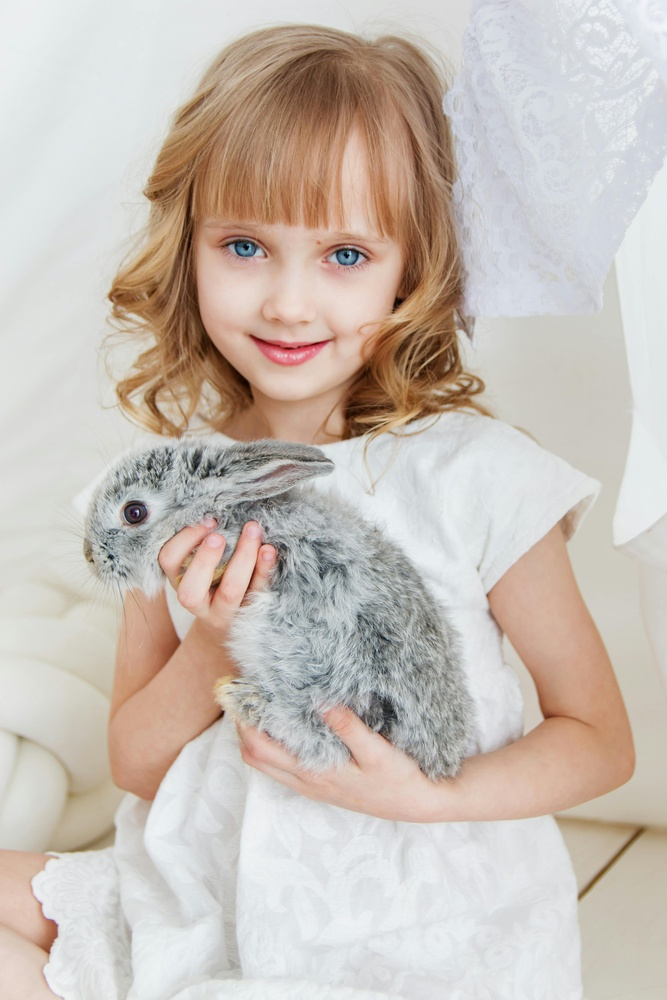
#> input picture inputImage.jpg, 667 x 1000 px, shrunk from 3340 x 5010 before the run
$ python RGB_Image_to_GrayScale_to_Binary_Image_Converter.py
#> lines starting #> are read from the running program, lines starting #| are printed output that depends on the picture; after the words box and inside, x2 and y2 are one past the last pixel; in counts of white or black regions, pixels touching at a corner belong together
import cv2
import numpy as np
from matplotlib import pyplot as plt
from PIL import Image

# Function to display an image using matplotlib
def display_image(image, title, cmap=None):
    plt.figure()
    plt.imshow(image, cmap=cmap)
    plt.title(title)
    plt.axis('off') # Hide axes
    plt.show()

# Read the JPG image
input_image = cv2.imread('inputImage.jpg') # Replace with your image filename
#> input_image is the input picture: shape (1000, 667, 3); mean B, G, R 182.1, 190.3, 200.3

# Display the original image
display_image(cv2.cvtColor(input_image, cv2.COLOR_BGR2RGB), 'Original Image')

# Convert the image to grayscale
gray_image = cv2.cvtColor(input_image, cv2.COLOR_BGR2GRAY)
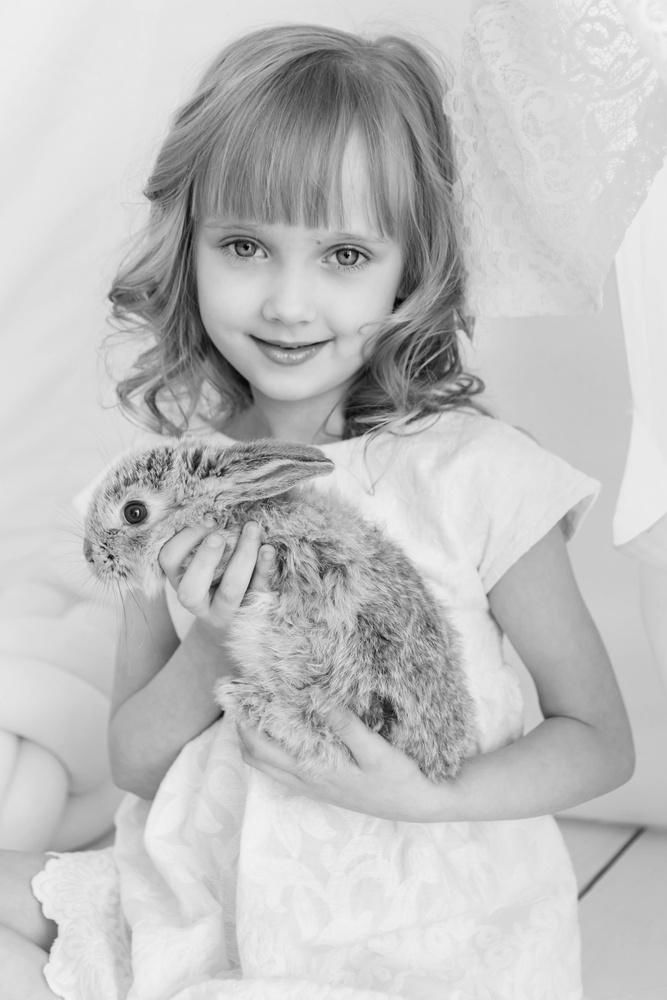
#> gray_image: shape (1000, 667); min 3, max 245, mean 192.4

# Display the grayscale image
display_image(gray_image, 'Grayscale Image', cmap='gray')

# Convert the grayscale image to a binary image using a fixed threshold
threshold = 0.6 * 255  # Adjust this value if needed, scale from 0-255
_, bw_image = cv2.threshold(gray_image, threshold, 255, cv2.THRESH_BINARY)
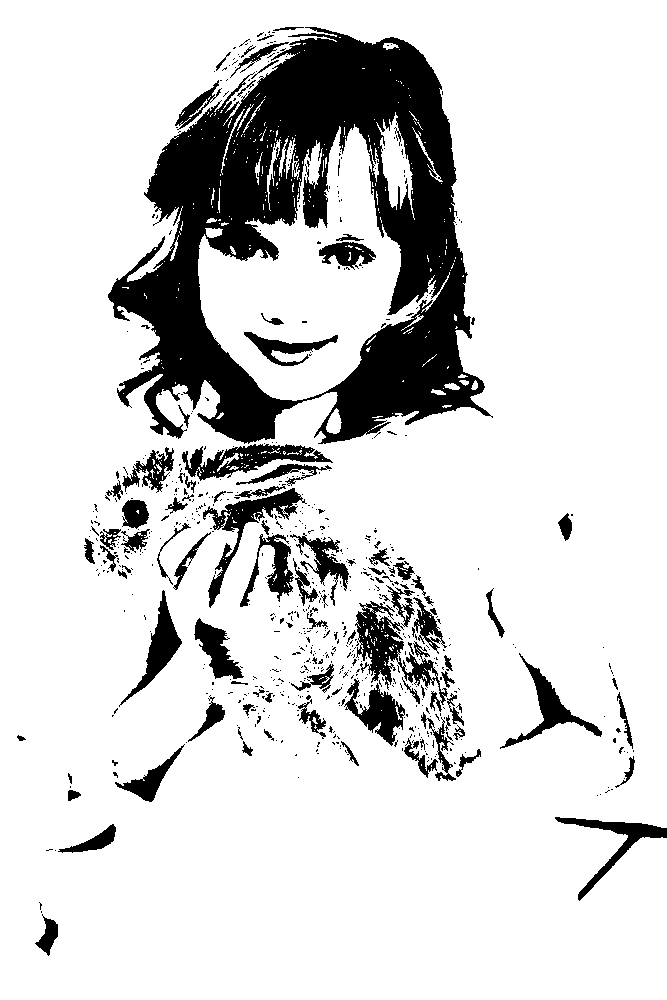
#> bw_image: shape (1000, 667); 84% white; 710 black regions (611 under 20 px), largest, box (x1, y1, x2, y2) and area: (108, 27, 493, 444) 70604, (355, 601, 448, 712) 3021, (203, 488, 307, 608) 2334

# Alternatively, use Otsu's method to determine the threshold automatically
_, bw_image_otsu = cv2.threshold(gray_image, 0, 255, cv2.THRESH_BINARY + cv2.THRESH_OTSU)
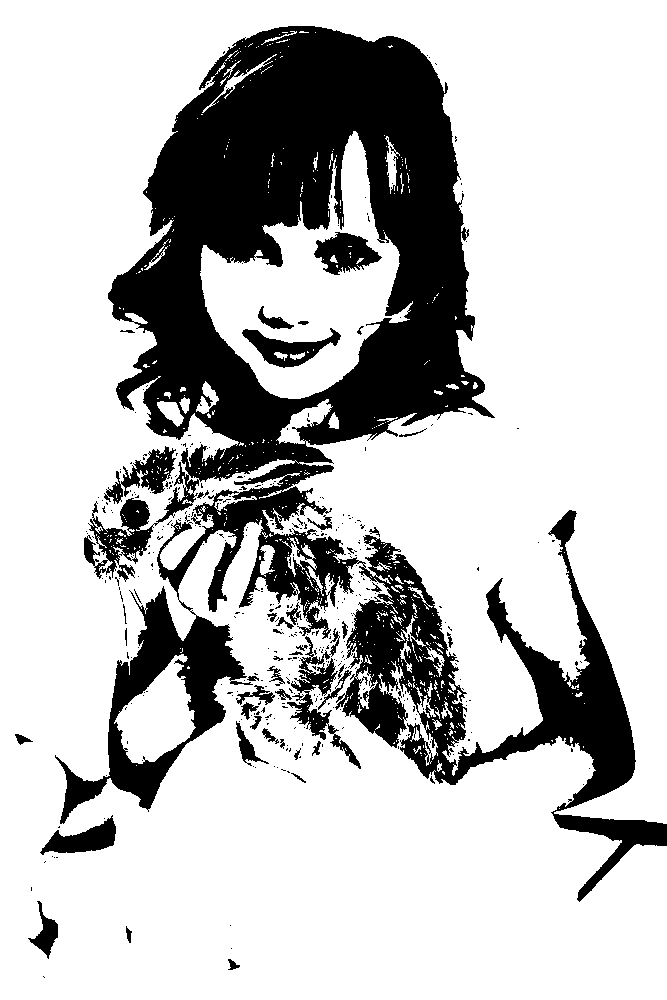
#> bw_image_otsu: shape (1000, 667); 75.6% white; 412 black regions (366 under 20 px), largest, box (x1, y1, x2, y2) and area: (55, 26, 667, 902) 149377, (287, 628, 361, 769) 2199, (314, 232, 382, 275) 1690

# Display the black and white (binary) image with fixed threshold
display_image(bw_image, 'Black and White Image (Fixed Threshold)', cmap='gray')

# Display the black and white (binary) image with Otsu's method
display_image(bw_image_otsu, 'Black and White Image (Otsu\'s Method)', cmap='gray')
